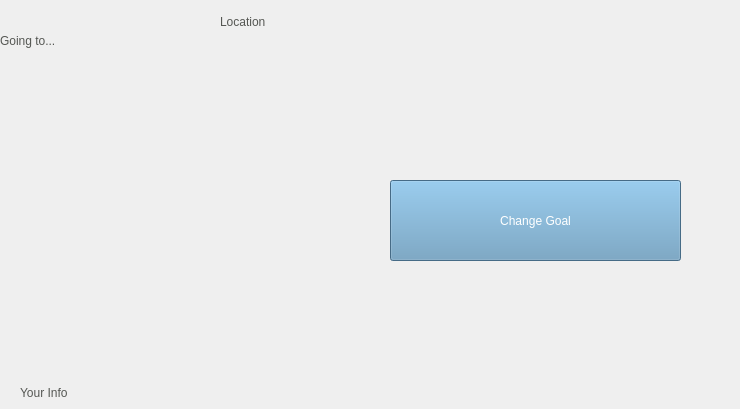
  <widget class="QWidget" name="PAUSE">
   <widget class="QLabel" name="navigating_to_label1_2">
    <property name="geometry">
     <rect>
      <x>0</x>
      <y>5</y>
      <width>321</width>
      <height>71</height>
     </rect>
    </property>
    <property name="styleSheet">
     <string notr="true">font: 20 32pt &quot;montserrat&quot;;
color: rgb(85, 87, 83);</string>
    </property>
    <property name="text">
     <string>Going to...</string>
    </property>
   </widget>
   <widget class="QLabel" name="navigating_to_label3">
    <property name="geometry">
     <rect>
      <x>220</x>
      <y>15</y>
      <width>451</width>
      <height>51</height>
     </rect>
    </property>
    <property name="styleSheet">
     <string notr="true">font: 20 32pt &quot;montserrat&quot;;
color: rgb(85, 87, 83);</string>
    </property>
    <property name="text">
     <string>Location</string>
    </property>
    <property name="scaledContents">
     <bool>false</bool>
    </property>
    <property name="alignment">
     <set>Qt::AlignLeading|Qt::AlignLeft|Qt::AlignTop</set>
    </property>
    <property name="wordWrap">
     <bool>true</bool>
    </property>
   </widget>
   <widget class="QPushButton" name="resume_navigation">
    <property name="geometry">
     <rect>
      <x>110</x>
      <y>90</y>
      <width>151</width>
      <height>131</height>
     </rect>
    </property>
    <property name="styleSheet">
     <string notr="true">font: 20 26pt &quot;montserrat&quot;;
color: rgb(85, 87, 83);</string>
    </property>
    <property name="text">
     <string/>
    </property>
    <property name="icon">
     <iconset>
      <normaloff>icons/UI Icons/play_blue.png</normaloff>icons/UI Icons/play_blue.png</iconset>
    </property>
    <property name="iconSize">
     <size>
      <width>120</width>
      <height>120</height>
     </size>
    </property>
    <property name="flat">
     <bool>true</bool>
    </property>
   </widget>
   <widget class="QLabel" name="passenger_info_2">
    <property name="geometry">
     <rect>
      <x>20</x>
      <y>230</y>
      <width>350</width>
      <height>170</height>
     </rect>
    </property>
    <property name="styleSheet">
     <string notr="true">font:  16pt &quot;montserrat&quot;;
color: rgb(85, 87, 83);</string>
    </property>
    <property name="text">
     <string>Your Info</string>
    </property>
    <property name="alignment">
     <set>Qt::AlignBottom|Qt::AlignLeading|Qt::AlignLeft</set>
    </property>
   </widget>
   <widget class="QPushButton" name="exit_8">
    <property name="geometry">
     <rect>
      <x>660</x>
      <y>5</y>
      <width>71</width>
      <height>71</height>
     </rect>
    </property>
    <property name="text">
     <string/>
    </property>
    <property name="icon">
     <iconset>
      <normaloff>icons/UI Icons/cross.png</normaloff>icons/UI Icons/cross.png</iconset>
    </property>
    <property name="iconSize">
     <size>
      <width>65</width>
      <height>65</height>
     </size>
    </property>
    <property name="flat">
     <bool>true</bool>
    </property>
   </widget>
   <widget class="QPushButton" name="info_8">
    <property name="geometry">
     <rect>
      <x>580</x>
      <y>5</y>
      <width>71</width>
      <height>71</height>
     </rect>
    </property>
    <property name="text">
     <string/>
    </property>
    <property name="icon">
     <iconset>
      <normaloff>icons/UI Icons/question_yellow.png</normaloff>icons/UI Icons/question_yellow.png</iconset>
    </property>
    <property name="iconSize">
     <size>
      <width>65</width>
      <height>65</height>
     </size>
    </property>
    <property name="flat">
     <bool>true</bool>
    </property>
   </widget>
   <widget class="QPushButton" name="pause_new_goal">
    <property name="geometry">
     <rect>
      <x>390</x>
      <y>180</y>
      <width>291</width>
      <height>81</height>
     </rect>
    </property>
    <property name="acceptDrops">
     <bool>false</bool>
    </property>
    <property name="layoutDirection">
     <enum>Qt::LeftToRight</enum>
    </property>
    <property name="styleSheet">
     <string notr="true">font:20 30pt &quot;montserrat&quot;;
background-color: rgb(98, 150, 187);
color: rgb(255, 255, 255);</string>
    </property>
    <property name="text">
     <string>Change Goal</string>
    </property>
   </widget>
   <widget class="QLabel" name="map_label_2">
    <property name="geometry">
     <rect>
      <x>350</x>
      <y>100</y>
      <width>367</width>
      <height>276</height>
     </rect>
    </property>
    <property name="text">
     <string/>
    </property>
    <property name="textFormat">
     <enum>Qt::AutoText</enum>
    </property>
    <property name="pixmap">
     <pixmap>icons/UI Icons/matrix_map.png</pixmap>
    </property>
    <property name="scaledContents">
     <bool>true</bool>
    </property>
   </widget>
   <zorder>passenger_info_2</zorder>
   <zorder>map_label_2</zorder>
   <zorder>navigating_to_label1_2</zorder>
   <zorder>navigating_to_label3</zorder>
   <zorder>resume_navigation</zorder>
   <zorder>exit_8</zorder>
   <zorder>info_8</zorder>
   <zorder>pause_new_goal</zorder>
  </widget>
